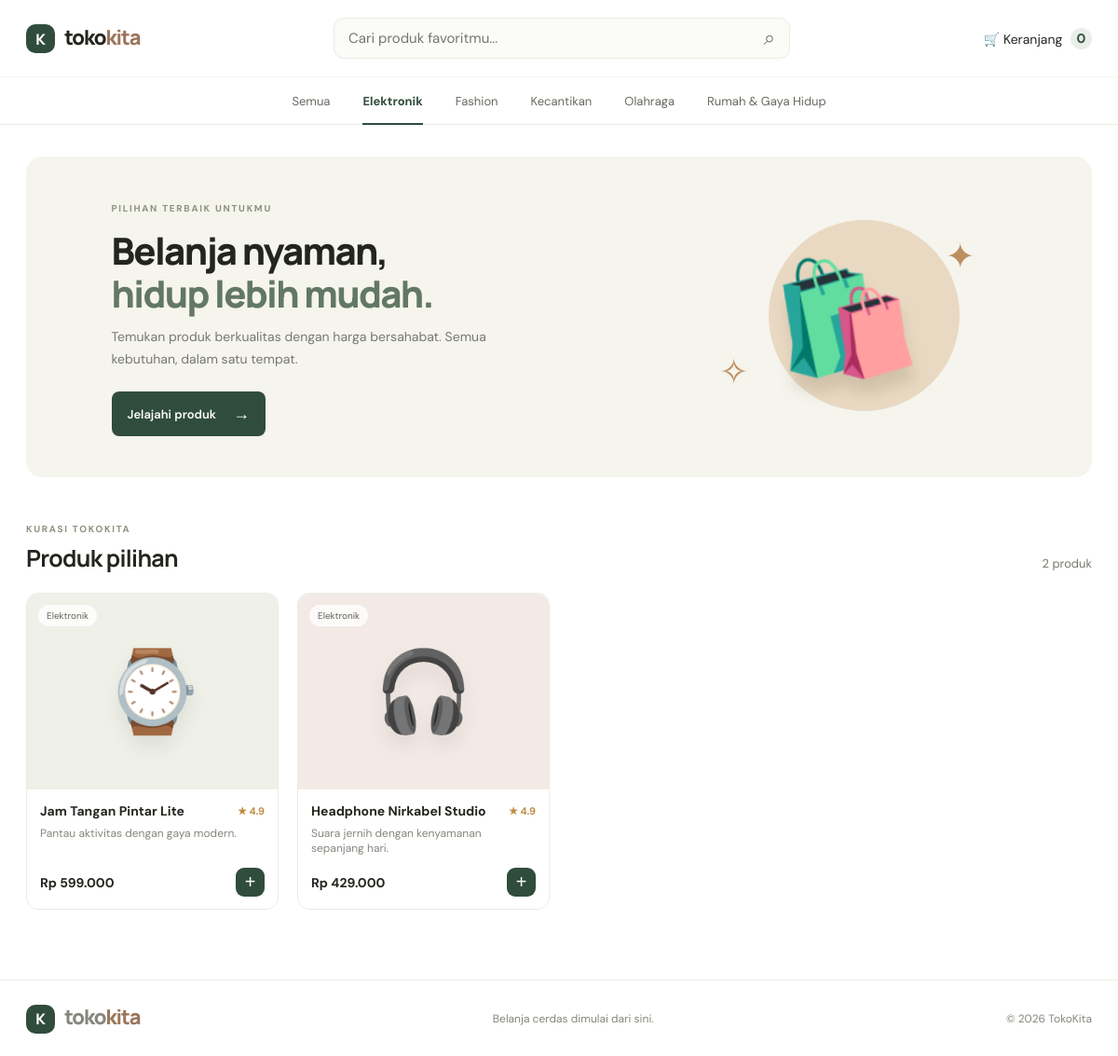
The page /?kategori=1 on the database its author committed.
### tables this page shows
CREATE TABLE IF NOT EXISTS categories (id INT AUTO_INCREMENT PRIMARY KEY,name VARCHAR(80) NOT NULL,slug VARCHAR(90) NOT NULL UNIQUE);

CREATE TABLE IF NOT EXISTS products (id INT AUTO_INCREMENT PRIMARY KEY,category_id INT NOT NULL,name VARCHAR(140) NOT NULL,slug VARCHAR(160) NOT NULL UNIQUE,short_description VARCHAR(255) NOT NULL,description TEXT NOT NULL,price DECIMAL(12,2) NOT NULL,stock INT NOT NULL DEFAULT 0,emoji VARCHAR(20) DEFAULT '📦',image_url VARCHAR(500) DEFAULT '',featured TINYINT(1) NOT NULL DEFAULT 0,active TINYINT(1) NOT NULL DEFAULT 1,created_at TIMESTAMP DEFAULT CURRENT_TIMESTAMP,FOREIGN KEY(category_id) REFERENCES categories(id));

### includes/functions.php (called while the page is built, shortened)
<?php
function e($v){return htmlspecialchars((string)$v,ENT_QUOTES,'UTF-8');}
function render_emoji($value){return htmlspecialchars($value,ENT_QUOTES,'UTF-8');}
?>

### index.php (the view, shortened to what this page needs)
<?php
require __DIR__ . '/includes/db.php';
$cats = $pdo->query('SELECT id,name FROM categories ORDER BY name')->fetchAll();
$cat = isset($_GET['kategori']) ? (int)$_GET['kategori'] : 0;
$q = trim($_GET['q'] ?? '');
$sql='SELECT p.*,c.name category_name FROM products p JOIN categories c ON c.id=p.category_id WHERE p.active=1'; $args=[];
if ($cat) { $sql.=' AND p.category_id=?'; $args[]=$cat; }
$sql.=' ORDER BY p.featured DESC,p.id DESC'; $st=$pdo->prepare($sql); $st->execute($args); $products=$st->fetchAll();
$cartCount=array_sum($_SESSION['cart']??[]);
?><!doctype html><html lang="id"><head><link rel="stylesheet" href="assets/style.css"></head><body><?php $emojis=['🎧','👜','💡','🧴','🥤','⌚','🛋️','👟','🕯️','🧘']; ?>
<header class="top"><a class="brand" href="index.php"><span class="brand-icon">K</span> toko<span>kita</span></a><form class="search" method="get"><input name="q" value="<?=e($q)?>" placeholder="Cari produk favoritmu..."><button>⌕</button></form><a class="cart-link" href="cart.php">🛒 Keranjang <b><?=e($cartCount)?></b></a></header>
<nav class="nav"><a class="<?=!$cat?'selected':''?>" href="index.php">Semua</a><?php foreach($cats as $c):?><a class="<?=$cat===$c['id']?'selected':''?>" href="?kategori=<?=$c['id']?>"><?=e($c['name'])?></a><?php endforeach?></nav>
<main><section class="hero"><div><span class="eyebrow">PILIHAN TERBAIK UNTUKMU</span><h1>Belanja nyaman,<br><em>hidup lebih mudah.</em></h1><p>Temukan produk berkualitas dengan harga bersahabat. Semua kebutuhan, dalam satu tempat.</p><a class="btn" href="#produk">Jelajahi produk <span>→</span></a></div><div class="hero-art"><div class="sun"></div><div class="bag">🛍️</div><div class="spark s1">✦</div><div class="spark s2">✧</div></div></section>
<div class="section-head" id="produk"><div><span class="eyebrow">KURASI TOKOKITA</span><h2><?= $q ? 'Hasil pencarian' : ($cat?'Produk pilihan':'Produk unggulan')?></h2></div><span class="muted"><?=count($products)?> produk</span></div>
<?php if(!$products):?><div class="empty"><div>⌕</div><h3>Produk belum ditemukan</h3><p>Coba kata kunci atau kategori lain.</p><a href="index.php">Lihat semua produk</a></div><?php else:?><div class="grid"><?php foreach($products as $i=>$p):?><article class="card"><a class="product-image tone<?=$i%5?>" href="product.php?id=<?=$p['id']?>"><span class="badge"><?=e($p['category_name'])?></span><span class="emoji"><?=render_emoji($emojis[((int)$p['id']-1)%count($emojis)])?></span></a><div class="card-body"><div class="product-name"><a href="product.php?id=<?=$p['id']?>"><?=e($p['name'])?></a><span>★ 4.9</span></div><p><?=e($p['short_description'])?></p><div class="price-row"><strong>Rp <?=number_format($p['price'],0,',','.')?></strong><form method="post" action="cart.php"><input type="hidden" name="csrf" value="<?=e(csrf_token())?>"><input type="hidden" name="product_id" value="<?=$p['id']?>"><input type="hidden" name="action" value="add"><button class="add" aria-label="Tambah ke keranjang">+</button></form></div></div></article><?php endforeach?></div><?php endif?></main>
<footer><a class="brand" href="index.php"><span class="brand-icon">K</span> toko<span>kita</span></a><span>Belanja cerdas dimulai dari sini.</span><span>© <?=date('Y')?> TokoKita</span></footer></body></html>

### assets/style.css (style rules this page uses)
:root { --ink:#24251f;--muted:#777970;--green:#304c3d;--cream:#f8f7f2;--line:#ecebe5;--orange:#e9a67a }
* { box-sizing:border-box }
body { margin:0;background:#fff;color:var(--ink);font:15px 'DM Sans',Arial,sans-serif }
a { color:inherit;text-decoration:none }
.top { height:82px;max-width:1200px;margin:auto;padding:0 28px;display:flex;align-items:center;justify-content:space-between;gap:32px }
.brand { font:800 22px Manrope,sans-serif;letter-spacing:-1.1px;white-space:nowrap }
.brand>span:last-child { color:#9b765c }
.brand-icon { display:inline-grid;place-items:center;background:var(--green);color:white;width:31px;height:31px;border-radius:10px;margin-right:7px;font-size:16px;letter-spacing:0 }
.search { display:flex;max-width:490px;width:100%;height:44px;border:1px solid var(--line);border-radius:11px;overflow:hidden;background:#fbfbf8 }
.search input { border:0;background:none;outline:0;padding:0 15px;flex:1;min-width:0;font:inherit }
.search button { border:0;background:none;padding:0 15px;font-size:22px;color:#75786f;cursor:pointer }
.cart-link { font-size:14px;white-space:nowrap }
.cart-link b { display:inline-grid;place-items:center;background:#e9eee9;color:var(--green);height:23px;min-width:23px;border-radius:20px;margin-left:5px }
.nav { height:52px;border-top:1px solid #f4f3ee;border-bottom:1px solid var(--line);display:flex;justify-content:center;gap:35px;align-items:center;color:#666960;font-size:13px }
.nav a { height:100%;display:flex;align-items:center;position:relative }
.nav a.selected { color:var(--green);font-weight:700 }
.nav a.selected:after { content:'';position:absolute;bottom:-1px;height:2px;background:var(--green);left:0;right:0 }
main { max-width:1200px;margin:auto;padding:34px 28px 75px }
.hero { min-height:333px;border-radius:18px;background:#f5f4ed;display:flex;align-items:center;justify-content:space-between;padding:44px 8%;overflow:hidden;position:relative }
.eyebrow { font-size:10px;font-weight:700;letter-spacing:1.7px;color:#8c927f }
.hero h1 { font:800 40px/1.16 Manrope,sans-serif;letter-spacing:-1.7px;margin:14px 0 11px }
.hero h1 em { font-style:normal;color:#627864 }
.hero p { font-size:14px;line-height:1.7;color:#777970;max-width:420px;margin:0 0 23px }
.btn { display:inline-flex;align-items:center;gap:18px;background:var(--green);color:white;padding:12px 17px;border-radius:8px;font-size:13px;font-weight:600 }
.btn span { font-size:18px }
.hero-art { width:290px;height:240px;position:relative;display:grid;place-items:center;margin-right:3% }
.sun { position:absolute;width:205px;height:205px;border-radius:50%;background:#e9d9c2;right:22px;top:16px }
.bag { font-size:124px;z-index:1;filter:drop-shadow(0 16px 8px #74664a33);transform:rotate(-8deg) }
.spark { position:absolute;color:#bd8e5e;font-size:38px }
.s1 { right:5px;top:30px }
.s2 { left:10px;bottom:36px }
.section-head { display:flex;justify-content:space-between;align-items:end;margin:44px 0 20px }
.section-head h2 { font:700 25px Manrope,sans-serif;letter-spacing:-.7px;margin:5px 0 0 }
.muted { font-size:13px;color:var(--muted);padding-bottom:3px }
.grid { display:grid;grid-template-columns:repeat(4,minmax(0,1fr));gap:20px }
.card { border:1px solid var(--line);border-radius:13px;overflow:hidden;transition:transform .18s,box-shadow .18s }
.product-image { height:210px;display:grid;place-items:center;position:relative }
.tone0 { background:#eff0e8 }
.tone1 { background:#f3eae5 }
.emoji { font-size:85px;filter:drop-shadow(0 12px 10px #00000012) }
.badge { position:absolute;left:12px;top:12px;background:#ffffffcf;border-radius:20px;padding:5px 9px;font-size:10px;color:#60665d }
.card-body { padding:14px 14px 13px }
.product-name { display:flex;justify-content:space-between;align-items:center;gap:8px;font-weight:700;font-size:14px }
.product-name span { font-size:11px;color:#c08b42;white-space:nowrap }
.card-body p { height:33px;overflow:hidden;margin:7px 0 12px;color:#85867e;font-size:12px }
.price-row { display:flex;justify-content:space-between;align-items:center }
.price-row strong { font-size:14px }
.add { border:0;background:var(--green);color:#fff;width:31px;height:31px;border-radius:9px;font-size:20px;cursor:pointer }
footer { border-top:1px solid var(--line);max-width:1200px;margin:auto;padding:24px 28px;display:flex;align-items:center;justify-content:space-between;color:#85867e;font-size:12px }

### rows shown on the page
categories: name "Elektronik"
categories: name "Fashion"
categories: name "Kecantikan"
categories: name "Olahraga"
categories: name "Rumah & Gaya Hidup"
products: category.name "Elektronik", id "⌚", name "Jam Tangan Pintar Lite", short_description "Pantau aktivitas dengan gaya modern.", price "599.000"
products: category.name "Elektronik", id "🎧", name "Headphone Nirkabel Studio", short_description "Suara jernih dengan kenyamanan sepanjang hari.", price "429.000"

### other values the page prints
$cartCount "0"
count($products) "2"
